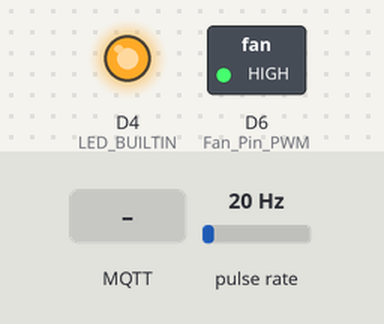
Simulated run of this program. Board: ESP8266 (NodeMCU). On the bench: switched loads named in the program (green lamp = pin HIGH), output pins drawn as LEDs (lit = HIGH, except the on-board LED, lit = LOW). Wiring (inferred from the names in the program): pulse sensor: data D5. Inputs (shaded band) come from the test bench; at power-on: pulse rate 20 Hz. WiFi joins after 1.5 s; servers stay silent unless stated; no MQTT or app messages arrive unless stated; not simulated (calls return 0 or success): secret.h; what the program prints to the serial monitor is not drawn.

Above: at 6.4 s.
6.5 s: MQTT message "0" arrives on the first subscribed topic
At 7.2 s:
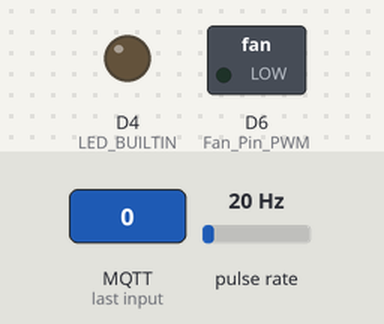
8.0 s: MQTT message "1" arrives on the first subscribed topic
At 8.3 s:
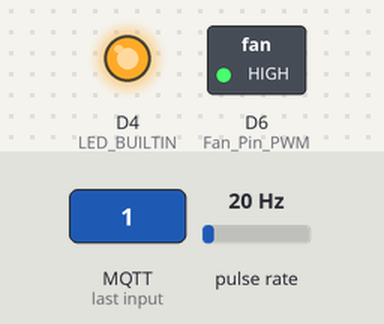
9.5 s: MQTT message "2" arrives on the first subscribed topic
At 10.7 s:
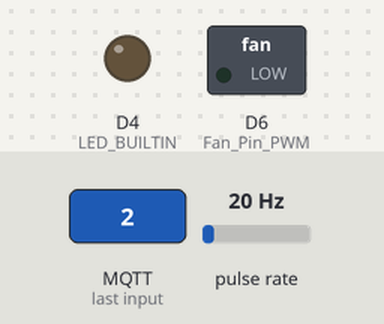
Timing chart, 0 to 12.5 s (numbered marks = the images above; inputs shaded):
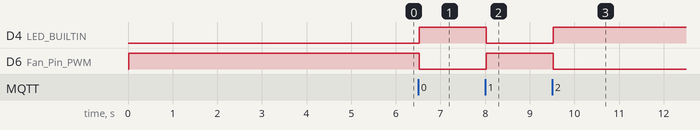

Measured:
- after the input at 6.5 s, D4 (LED_BUILTIN): LOW → HIGH at once; D6 (Fan_Pin_PWM): HIGH → LOW at once
- after the input at 8.0 s, D4 (LED_BUILTIN): HIGH → LOW at once; D6 (Fan_Pin_PWM): LOW → HIGH at once
- after the input at 9.5 s, D4 (LED_BUILTIN): LOW → HIGH at once; D6 (Fan_Pin_PWM): HIGH → LOW at once

The program:

main.cpp
```cpp
#include <ESP8266WiFi.h>
#include <PubSubClient.h> // MQTT Client
#include <secret.h>
#include <fan-pwm.h>
#include <ota.h>

// https://github.com/yandex-cloud/examples/blob/master/iot/Samples/esp8266/Esp8266YandexIoTCoreSample.ino
// https://mysku.club/blog/diy/97421.html

const char *version = "pwm_0.1.4";

const char *mqttserver = "mqtt.cloud.yandex.net";
const int mqttport = 8883;

String topicCommands = String("$devices/") + String(YC_DEVICE_ID) + String("/commands/#");
String topicEvents = String("$devices/") + String(YC_DEVICE_ID) + String("/events/");

const char *test_root_ca =
    "-----BEGIN CERTIFICATE-----\n \
MIIFGTCCAwGgAwIBAgIQJMM7ZIy2SYxCBgK7WcFwnjANBgkqhkiG9w0BAQ0FADAf\
MR0wGwYDVQQDExRZYW5kZXhJbnRlcm5hbFJvb3RDQTAeFw0xMzAyMTExMzQxNDNa\
Fw0zMzAyMTExMzUxNDJaMB8xHTAbBgNVBAMTFFlhbmRleEludGVybmFsUm9vdENB\
MIICIjANBgkqhkiG9w0BAQEFAAOCAg8AMIICCgKCAgEAgb4xoQjBQ7oEFk8EHVGy\
1pDEmPWw0Wgw5nX9RM7LL2xQWyUuEq+Lf9Dgh+O725aZ9+SO2oEs47DHHt81/fne\
5N6xOftRrCpy8hGtUR/A3bvjnQgjs+zdXvcO9cTuuzzPTFSts/iZATZsAruiepMx\
SGj9S1fGwvYws/yiXWNoNBz4Tu1Tlp0g+5fp/ADjnxc6DqNk6w01mJRDbx+6rlBO\
aIH2tQmJXDVoFdrhmBK9qOfjxWlIYGy83TnrvdXwi5mKTMtpEREMgyNLX75UjpvO\
NkZgBvEXPQq+g91wBGsWIE2sYlguXiBniQgAJOyRuSdTxcJoG8tZkLDPRi5RouWY\
gxXr13edn1TRDGco2hkdtSUBlajBMSvAq+H0hkslzWD/R+BXkn9dh0/DFnxVt4XU\
5JbFyd/sKV/rF4Vygfw9ssh1ZIWdqkfZ2QXOZ2gH4AEeoN/9vEfUPwqPVzL0XEZK\
r4s2WjU9mE5tHrVsQOZ80wnvYHYi2JHbl0hr5ghs4RIyJwx6LEEnj2tzMFec4f7o\
dQeSsZpgRJmpvpAfRTxhIRjZBrKxnMytedAkUPguBQwjVCn7+EaKiJfpu42JG8Mm\
+/dHi+Q9Tc+0tX5pKOIpQMlMxMHw8MfPmUjC3AAd9lsmCtuybYoeN2IRdbzzchJ8\
l1ZuoI3gH7pcIeElfVSqSBkCAwEAAaNRME8wCwYDVR0PBAQDAgGGMA8GA1UdEwEB\
/wQFMAMBAf8wHQYDVR0OBBYEFKu5xf+h7+ZTHTM5IoTRdtQ3Ti1qMBAGCSsGAQQB\
gjcVAQQDAgEAMA0GCSqGSIb3DQEBDQUAA4ICAQAVpyJ1qLjqRLC34F1UXkC3vxpO\
nV6WgzpzA+DUNog4Y6RhTnh0Bsir+I+FTl0zFCm7JpT/3NP9VjfEitMkHehmHhQK\
c7cIBZSF62K477OTvLz+9ku2O/bGTtYv9fAvR4BmzFfyPDoAKOjJSghD1p/7El+1\
eSjvcUBzLnBUtxO/iYXRNo7B3+1qo4F5Hz7rPRLI0UWW/0UAfVCO2fFtyF6C1iEY\
/q0Ldbf3YIaMkf2WgGhnX9yH/8OiIij2r0LVNHS811apyycjep8y/NkG4q1Z9jEi\
VEX3P6NEL8dWtXQlvlNGMcfDT3lmB+tS32CPEUwce/Ble646rukbERRwFfxXojpf\
C6ium+LtJc7qnK6ygnYF4D6mz4H+3WaxJd1S1hGQxOb/3WVw63tZFnN62F6/nc5g\
6T44Yb7ND6y3nVcygLpbQsws6HsjX65CoSjrrPn0YhKxNBscF7M7tLTW/5LK9uhk\
yjRCkJ0YagpeLxfV1l1ZJZaTPZvY9+ylHnWHhzlq0FzcrooSSsp4i44DB2K7O2ID\
87leymZkKUY6PMDa4GkDJx0dG4UXDhRETMf+NkYgtLJ+UIzMNskwVDcxO4kVL+Hi\
Pj78bnC5yCw8P5YylR45LdxLzLO68unoXOyFz1etGXzszw8lJI9LNubYxk77mK8H\
LpuQKbSbIERsmR+QqQ==\
-----END CERTIFICATE-----\n";

WiFiClientSecure net;
PubSubClient client(net);
BearSSL::X509List x509(test_root_ca);

#define DEBUG_SERIAL Serial
#define DEBUG_SERIAL_BAUDRATE 9600

void maxSpeedLightUpLed()
{
  digitalWrite(LED_BUILTIN, LOW); // Turn the LED on (Note that LOW is the voltage level
  // but actually the LED is on; this is because
  // it is active low on the ESP-01)
  SetFanLevel(100);
}

void minSpeedTurnOffLed()
{
  digitalWrite(LED_BUILTIN, HIGH); // Turn the LED off by making the voltage HIGH
  SetFanLevel(0);
}

void connect()
{
  delay(5000);
  DEBUG_SERIAL.print("Conecting to wifi ...");
  while (WiFi.status() != WL_CONNECTED)
  {
    DEBUG_SERIAL.print(".");
    delay(1000);
  }
  DEBUG_SERIAL.println(" Connected");
  net.setInsecure();
  DEBUG_SERIAL.print("Connecting to Yandex IoT Core as ");
  DEBUG_SERIAL.print(YC_DEVICE_ID);
  DEBUG_SERIAL.print(" ...");
  while (!client.connect("Esp8266Client", YC_DEVICE_ID, MQTT_PASSWORD))
  {
    DEBUG_SERIAL.print(".");
    delay(1000);
  }
  DEBUG_SERIAL.println(" Connected");
  if (client.publish(topicEvents.c_str(), YC_DEVICE_ID))
  {
    DEBUG_SERIAL.println("Publish ok");
  }
  else
  {
    DEBUG_SERIAL.println("Publish failed");
  }
  DEBUG_SERIAL.println("Subscribe to: ");
  DEBUG_SERIAL.print(topicCommands.c_str());
  client.subscribe(topicCommands.c_str());
}

void performAction(byte *payload)
{
  // Switch on the LED if an 1 was received as first character
  if ((char)payload[0] == '1')
  {
    DEBUG_SERIAL.println("(char)payload[0] == '1'");
    maxSpeedLightUpLed();
  }
  else
  {
    DEBUG_SERIAL.println("(char)payload[0] != '1'");
    minSpeedTurnOffLed();
  }
}

void messageReceived(char *topic, byte *payload, unsigned int length)
{
  String topicString = String(topic);
  DEBUG_SERIAL.print("Message received. Topic: ");
  DEBUG_SERIAL.println(topicString.c_str());
  String payloadStr = "";
  for (int i = 0; i < length; i++)
  {
    payloadStr += (char)payload[i];
  }
  DEBUG_SERIAL.print("Payload: ");
  DEBUG_SERIAL.println(payloadStr);

  performAction(payload);
}

void setup()
{
  InitFan();
  pinMode(LED_BUILTIN, OUTPUT);
  DEBUG_SERIAL.begin(DEBUG_SERIAL_BAUDRATE);
  delay(10);
  DEBUG_SERIAL.println("Device started");
  DEBUG_SERIAL.println(version);
  WiFi.begin(SSID, SSID_PASSWORD);
  client.setServer(mqttserver, mqttport);
  client.setCallback(messageReceived);
  client.setBufferSize(1024);
  client.setKeepAlive(15);
  maxSpeedLightUpLed();
  connect();
  setupOta();
}

void loop()
{
  // put your main code here, to run repeatedly:
  CalcFanRPM();
  client.loop();
  if (!client.connected())
  {
    DEBUG_SERIAL.println("Trying to connect");
    connect();
  }
  loopOta();
}
```

fan-pwm.h
```cpp
#include <Arduino.h>

//Settings
#define Fan_Pin_Tach D5
#define Fan_Pin_PWM D6
#define Fan_PWM_FRQ 25000
#define Fan_RPM_Update_Period 1000

//Data
volatile int Fan_InterrupCount;
unsigned long Fan_PrevMills;
int Fan_RPM;

void ICACHE_RAM_ATTR HandleInterrupt() { //This is the function called by the interrupt
  Fan_InterrupCount++;
}

void InitFan(){

 Fan_InterrupCount=0;
 Fan_RPM=0;
 Fan_InterrupCount=0;

 //Fan Controls
  analogWriteFreq(Fan_PWM_FRQ);
  pinMode(Fan_Pin_PWM, OUTPUT);

  //Fan data
  pinMode(Fan_Pin_Tach, INPUT_PULLUP);
  attachInterrupt(digitalPinToInterrupt(Fan_Pin_Tach), HandleInterrupt, FALLING);
}

void SetFanLevel(int percent) {
  analogWrite(Fan_Pin_PWM,  map(percent, 0, 100, 0, 255));
}

void DisplayFanRPM() {
  Serial.print(Fan_RPM, DEC);
  Serial.print(" RPM\r\n");
}

void CalcFanRPM(){
  if ((millis() - Fan_PrevMills) > Fan_RPM_Update_Period) {
    Fan_PrevMills = millis();
    Fan_RPM =  Fan_InterrupCount / 2 * 60;
    Fan_InterrupCount=0;
    DisplayFanRPM();
  }
  yield();
}
```

ota.h
```cpp
#include <Arduino.h>
#include <ESP8266WiFi.h>
#include <WiFiClient.h>
#include <ESP8266WebServer.h>
#include <ESP8266mDNS.h>
#include <ESP8266HTTPUpdateServer.h>
#include <secret.h>

const char* host = "esp8266-webupdate";
const char* update_path = "/firmware";
const char* update_username = OTA_USER;
const char* update_password = OTA_PASSWORD;

ESP8266WebServer httpServer(80);
ESP8266HTTPUpdateServer httpUpdater;

void setupOta() {
  Serial.println();
  Serial.println("Setting up OTA...");

  MDNS.begin(host);

  httpUpdater.setup(&httpServer, update_path, update_username, update_password);
  httpServer.begin();

  MDNS.addService("http", "tcp", 80);
  Serial.printf("HTTPUpdateServer ready! Open http://%s.local%s in your browser and login with username '%s' and password '%s'\n", host, update_path, update_username, update_password);
  Serial.println("Setting up OTA... Done!");
}

void loopOta() {
  httpServer.handleClient();
  MDNS.update();
}
```
